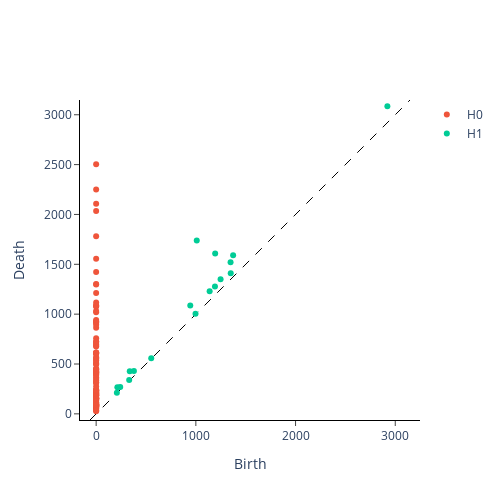

Notebook source saved alongside this figure:
### Code cell
emb=emb[None,:,:]
# 0 - connected components, 1 - loops, 2 - voids
homology_dimensions = [0, 1, 2]

periodic_persistence = VietorisRipsPersistence(
    homology_dimensions=homology_dimensions, n_jobs=6
)
print("Persistence diagram for periodic signal")
x=periodic_persistence.fit_transform_plot(emb)
